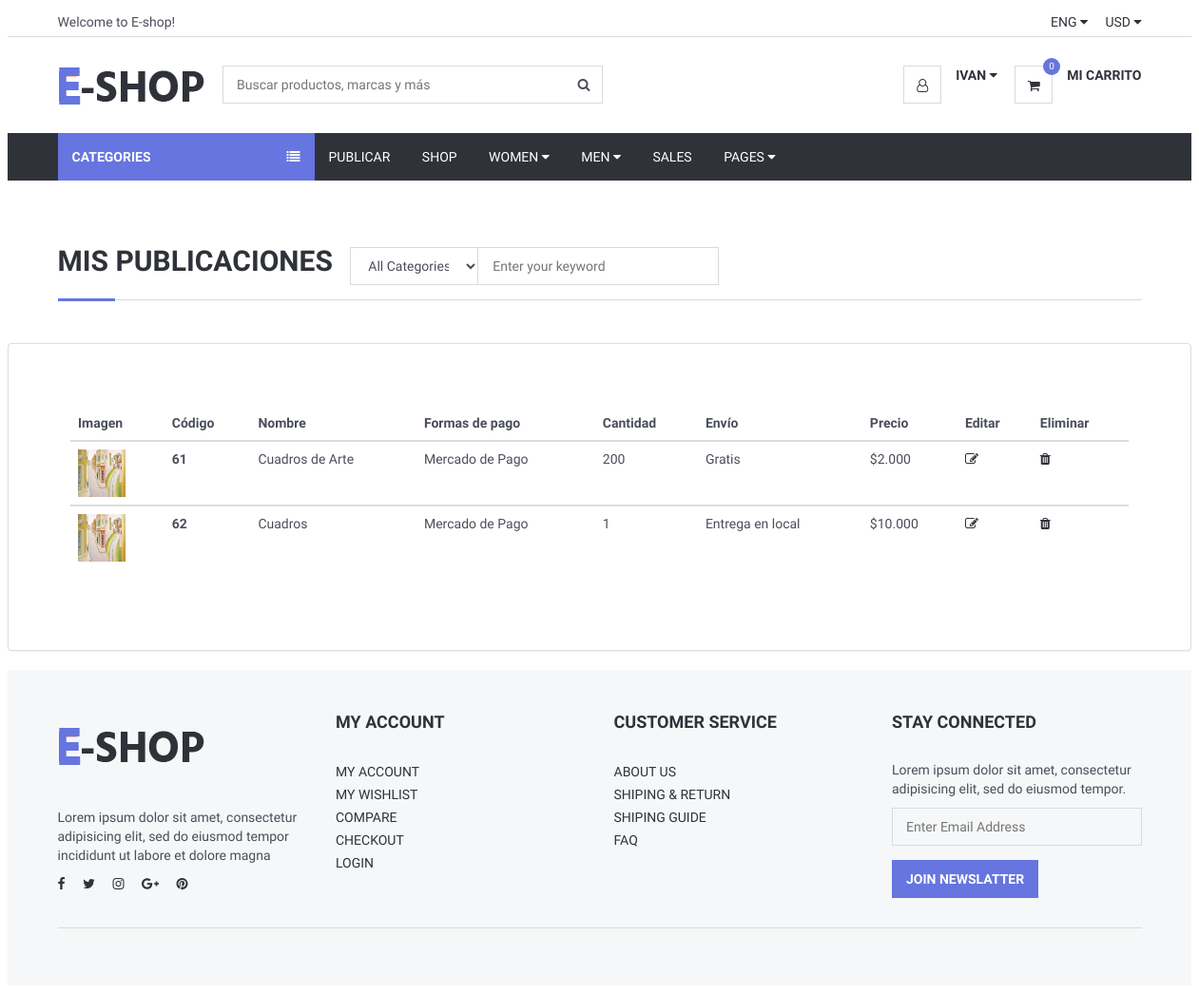
The page /Views/listarPublicaciones.php (signed in) on the database its author committed.
### tables this page shows
CREATE TABLE `imgprincipal` (
  `id` int(11) NOT NULL,
  `idProducto` int(11) NOT NULL,
  `nombre` varchar(300) NOT NULL
);

CREATE TABLE `producto` (
  `id` int(11) NOT NULL,
  `nombre` varchar(200) NOT NULL,
  `estado` varchar(200) NOT NULL,
  `precio` double NOT NULL,
  `formasdepago` varchar(200) NOT NULL,
  `envio` varchar(200) NOT NULL,
  `marca` varchar(200) NOT NULL,
  `stock` int(11) NOT NULL,
  `genero` varchar(200) NOT NULL,
  `categoria` int(11) NOT NULL,
  `palabrasClaves` varchar(200) NOT NULL,
  `descripcion` varchar(600) NOT NULL,
  `visitas` int(11) NOT NULL,
  `idUsuario` int(11) NOT NULL,
  `latitud` varchar(200) DEFAULT NULL,
  `longitud` varchar(200) DEFAULT NULL,
  `ventas` int(11) NOT NULL
);

### Views/conexionBD/conexion.php (called while the page is built, shortened)
<?php
class Conexion{
	 private $msq="";
	public function __construct()
	 {
		 $archivoConfig = "config.ini";
		 $confi = parse_ini_file($archivoConfig, true);
		 $this->host = $confi["bd"]["host"];
		 $this->usuario = $confi["bd"]["usuario"];
		 $this->clave=$confi["bd"]["clave"];
		 $this->bd = $confi["bd"]["bd"];
		$this->msq = new mysqli($this->host, $this->usuario, $this->clave, $this->bd);
	 }
	 public function realizarConsulta($consulta){
 if(!$resultado = $this->msq->query($consulta) )
 {
	 echo "Ha ocurrido un error al ejecutar la consulta   ";
 }else{
	 return $resultado;
	   }
 }
}
?>

### Views/listarPublicaciones.php (the view, shortened to what this page needs)
<?php
include_once("header.php");
		require_once("conexionBD/conexion.php");
		$conexion = new Conexion;
$id = $_SESSION['id'];
 		$consulta="SELECT * FROM producto WHERE idUsuario='$id'";
		$resultado = $conexion->realizarConsulta($consulta);
?>
	<div class="section">
		<div class="container">
			<div class="row">
			<div class="col-md-12">
					<div class="section-title">
						<h2 class="title">Mis publicaciones &nbsp</h2>
						<div class="header-search">
                    <form>
                        <input class="input search-input" type="text" placeholder="Enter your keyword">
                        <select class="input search-categories">
                            <option value="0">All Categories</option>
                        </select>
                    </form>
                </div>
					</div>
				</div>
			</div>
		</div>
	</div>
        <div class="panel panel-default" style="padding: 50px">
            <div class="panel-body" >
                <table  class="table" >
                    <thead>
                    <tr>
                        <th scope="col">Imagen</th>
                        <th scope="col">Código</th>
                        <th scope="col">Nombre</th>
                        <th scope="col">Formas de pago</th>
                        <th scope="col">Cantidad</th>
                        <th scope="col">Envío</th>
                        <th scope="col">Precio</th>
						<th scope="col">Editar</th>
                        <th scope="col">Eliminar</th>
                    </tr>
                    <?php
                    while($f=mysqli_fetch_array($resultado)){
						$consulta2="SELECT * FROM imgprincipal WHERE idProducto= '".$f['id']."'";
						$resultado2 = $conexion->realizarConsulta($consulta2);
                    ?>
					 <?php
					while($g=mysqli_fetch_array($resultado2)){
					 ?>
                    </thead>
                    <tbody>
                    <tr>
                        <td > <div style="height:100%;width:100%;"><img style="height:50px;width:50px;"  src="imgPublicadas/<?php echo $g["nombre"];?>" alt=""> </div></td>
						<?php
					}
					 ?>
						<th scope="row"><?php echo $f['id'];?> </th>
                        <td><?php echo $f['nombre'];?></td>
                        <td><?php echo $f['formasdepago'];?></td>
                        <td><?php echo $f['stock'];?></td>
                        <td><?php echo $f['envio'];?></td>
                        <td><?php echo "$".number_format($f['precio'],0,'.','.');?> </td>
						<td><a href="modificarProducto.php?cod=<?php echo $f['id'];?>"><i class="fa fa-edit"></i></a> </td>
						<td><a href="EliminarPublicacion.php?cod=<?php echo $f['id'];?>"><i class="fa fa-trash"></i></a></td>
					<?php
                    }
                    ?>
					 </tbody>
                    </tr>
                </table>
            </div>
        </div>
<?php require_once("footer.php")?>

### Views/css/style.css (style rules this page uses)
body { font-family: 'Hind', sans-serif; color: #4A4E5A; overflow-x: hidden; }
h1, h2, h3, h4, h5, h6 { color: #30323A; margin: 0 0 10px; font-weight: 700; }
.input { width: 100%; height: 40px; padding: 0px 15px; border: none; background-color: transparent; -webkit-box-shadow: 0px 0px 0px 1px #DADADA inset, 0px 0px 0px 5px transparent; box-shadow: 0px 0px 0px 1px #DADADA inset, 0px 0px 0px 5px transparent; -webkit-transition: 0.3s all; transition: 0.3s all; }
.section { padding-top: 30px; padding-bottom: 30px; }
.section-title { position: relative; margin-bottom: 15px; margin-top: 15px; border-bottom: 1px solid #DADADA; }
.section-title .title { display: inline-block; text-transform: uppercase; }
.section-title:after { content: ""; position: absolute; left: 0; bottom: -1.5px; height: 3px; width: 60px; background-color: #6675df; }
.header-search { display: inline-block; padding: 15px 0px; max-width: 400px; }
.header-search>form { position: relative; }
.header-search>form .search-input { padding-left: 150px; padding-right: 45px; }
.header-search>form .search-categories { position: absolute; left: 0px; top: 0px; width: 135px; }

### rows shown on the page
producto: id "61", nombre "Cuadros de Arte", formasdepago "Mercado de Pago", stock "200", envio "Gratis", precio "2.000"
imgprincipal: nombre (picture)
producto: id "62", nombre "Cuadros", formasdepago "Mercado de Pago", stock "1", envio "Entrega en local", precio "10.000"
imgprincipal: nombre (picture)

### other values the page prints
$nombre "IVAN"
$count[0] "0"
